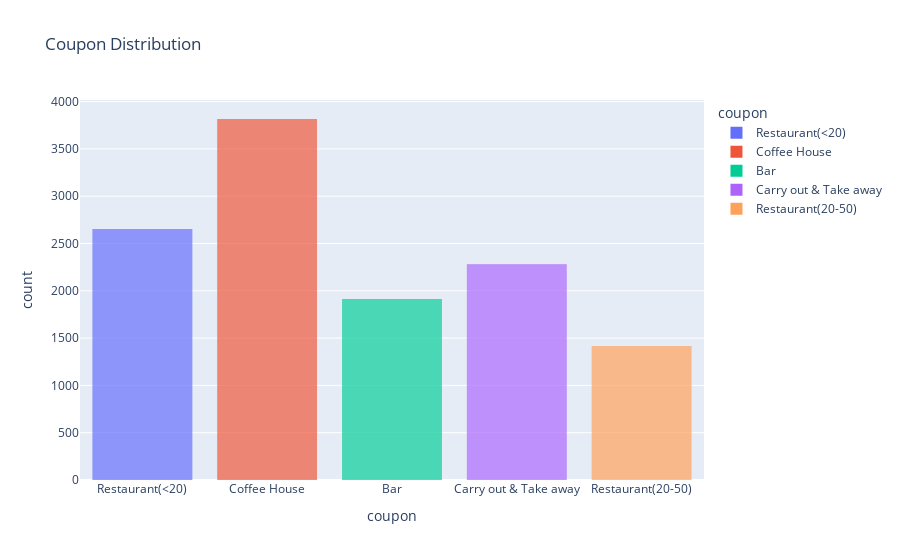

Notebook code cell kept with this figure:
### Markdown cell above
5. Use a bar plot to visualize the `coupon` column.

### Code cell
fig = px.bar(data, x='coupon', color='coupon', title='Coupon Distribution')
fig.update_traces(dict(marker_line_width=0))
fig.show()

### Figure 1 — Plotly figure (JSON) as saved in the notebook; plotly's stock layout.template omitted (floating-point values rounded to 4 significant figures; data arrays with more than 128 entries replaced by an {"elided": "..."} marker saying what was removed)
{"data": [{"alignmentgroup": "True", "hovertemplate": "coupon=%{x}<br>count=%{y}<extra></extra>", "legendgroup": "Restaurant(<20)", "marker": {"color": "#636efa", "line": {"width": 0}, "pattern": {"shape": ""}}, "name": "Restaurant(<20)", "offsetgroup": "Restaurant(<20)", "orientation": "v", "showlegend": true, "textposition": "auto", "type": "bar", "x": {"elided": "2653 str values"}, "xaxis": "x", "y": {"elided": "2653 int values"}, "yaxis": "y"}, {"alignmentgroup": "True", "hovertemplate": "coupon=%{x}<br>count=%{y}<extra></extra>", "legendgroup": "Coffee House", "marker": {"color": "#EF553B", "line": {"width": 0}, "pattern": {"shape": ""}}, "name": "Coffee House", "offsetgroup": "Coffee House", "orientation": "v", "showlegend": true, "textposition": "auto", "type": "bar", "x": {"elided": "3816 str values"}, "xaxis": "x", "y": {"elided": "3816 int values"}, "yaxis": "y"}, {"alignmentgroup": "True", "hovertemplate": "coupon=%{x}<br>count=%{y}<extra></extra>", "legendgroup": "Bar", "marker": {"color": "#00cc96", "line": {"width": 0}, "pattern": {"shape": ""}}, "name": "Bar", "offsetgroup": "Bar", "orientation": "v", "showlegend": true, "textposition": "auto", "type": "bar", "x": {"elided": "1913 str values"}, "xaxis": "x", "y": {"elided": "1913 int values"}, "yaxis": "y"}, {"alignmentgroup": "True", "hovertemplate": "coupon=%{x}<br>count=%{y}<extra></extra>", "legendgroup": "Carry out & Take away", "marker": {"color": "#ab63fa", "line": {"width": 0}, "pattern": {"shape": ""}}, "name": "Carry out & Take away", "offsetgroup": "Carry out & Take away", "orientation": "v", "showlegend": true, "textposition": "auto", "type": "bar", "x": {"elided": "2280 str values"}, "xaxis": "x", "y": {"elided": "2280 int values"}, "yaxis": "y"}, {"alignmentgroup": "True", "hovertemplate": "coupon=%{x}<br>count=%{y}<extra></extra>", "legendgroup": "Restaurant(20-50)", "marker": {"color": "#FFA15A", "line": {"width": 0}, "pattern": {"shape": ""}}, "name": "Restaurant(20-50)", "offsetgroup": "Restaurant(20-50)", "orientation": "v", "showlegend": true, "textposition": "auto", "type": "bar", "x": {"elided": "1417 str values"}, "xaxis": "x", "y": {"elided": "1417 int values"}, "yaxis": "y"}], "layout": {"barmode": "relative", "legend": {"title": {"text": "coupon"}, "tracegroupgap": 0}, "title": {"text": "Coupon Distribution"}, "xaxis": {"anchor": "y", "categoryarray": ["Restaurant(<20)", "Coffee House", "Bar", "Carry out & Take away", "Restaurant(20-50)"], "categoryorder": "array", "domain": [0, 1], "title": {"text": "coupon"}}, "yaxis": {"anchor": "x", "domain": [0, 1], "title": {"text": "count"}}}}
